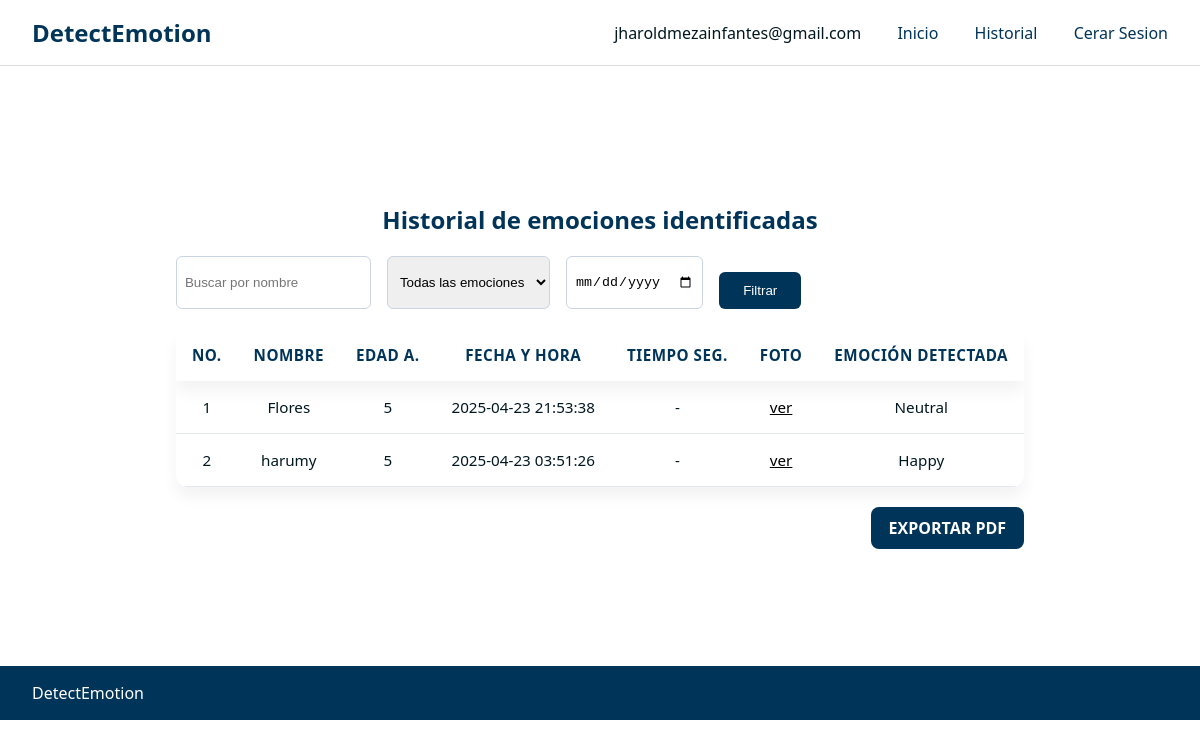
The app's page /historial (signed in) with its own data.
### tables this page shows
CREATE TABLE registros (
    id INTEGER PRIMARY KEY AUTOINCREMENT,
    nombre TEXT NOT NULL,
    edad INTEGER,
    fecha TEXT NOT NULL,
    hora TEXT NOT NULL,
    emocion TEXT NOT NULL,
    imagen_path TEXT NOT NULL,
    usuario_id INTEGER NOT NULL, tiempo_procesamiento REAL,
    FOREIGN KEY (usuario_id) REFERENCES usuarios(id)
);

### app.py (the view)
@app.route("/historial")
def historial():
    if 'usuario_id' not in session:
        return redirect('/login')
    nombre = request.args.get('nombre', '').strip()
    emocion = request.args.get('emocion', '').strip().lower()
    fecha = request.args.get('fecha', '').strip()
    query = '''
    SELECT nombre, edad, fecha, hora, emocion, imagen_path, tiempo_procesamiento
    FROM registros
    WHERE usuario_id = ?
    '''
    params = [session['usuario_id']]
    if nombre:
        query += " AND nombre LIKE ?"
        params.append(f"%{nombre}%")
    if emocion:
        query += " AND lower(emocion) = ?"
        params.append(emocion)
    if fecha:
        query += " AND fecha = ?"
        params.append(fecha)
    query += " ORDER BY fecha DESC, hora DESC"
    conn = sqlite3.connect('data/emociones.db')
    cursor = conn.cursor()
    cursor.execute(query, params)
    datos = cursor.fetchall()
    conn.close()
    historial_data = []
    for idx, fila in enumerate(datos, 1):
        historial_data.append({
            "no": idx,
            "nombre": fila[0],
            "edad": fila[1],
            "fecha": f"{fila[2]} {fila[3]}",
            "emocion": fila[4].capitalize(),
            "foto": fila[5],
            "tiempo": f"{fila[6]:.2f}" if fila[6] else "-"
        })
    return render_template("historial.html", historial=historial_data)

### app.py (called while the page is built)
@app.before_request
def requerir_login():
    rutas_protegidas = ['index', 'predecir', 'historial']
    if request.endpoint in rutas_protegidas and 'usuario_id' not in session:
        return redirect('/login')

### templates/historial.html (shortened to what this page needs)
<!DOCTYPE html>
<html lang="es">
<head>
    <link rel="stylesheet" href="/static/style.css">
</head>
<body>
    <header>
        <div class="logo">DetectEmotion</div>
        <nav>
            <span class="user-email">{{ session.get('email') }}</span>
            <a href="/">Inicio</a>
            <a href="/historial">Historial</a>
            <a href="/login">Cerar Sesion</a>
        </nav>
    </header>
    <main>
        <div class="titulo">
            <h2>Historial de emociones identificadas</h2>
        </div>
        <div class="container">
            <form method="GET" action="/historial" class="filtro-form">
                <input type="text" name="nombre" placeholder="Buscar por nombre" value="{{ request.args.get('nombre', '') }}">
                <select name="emocion">
                    <option value="">Todas las emociones</option>
                </select>
                <input type="date" name="fecha" value="{{ request.args.get('fecha', '') }}">
                <button type="submit" class="submit-btn">Filtrar</button>
            </form>
            <table>
                <thead>
                    <tr>
                        <th>NO.</th>
                        <th>Nombre</th>
                        <th>Edad A.</th>
                        <th>Fecha y Hora</th>
                        <th>Tiempo Seg.</th>
                        <th>Foto</th>
                        <th>Emoción detectada</th>
                    </tr>
                </thead>
                <tbody>
                    {% for item in historial %}
                    <tr>
                        <td>{{ item.no }}</td>
                        <td>{{ item.nombre }}</td>
                        <td>{{ item.edad }}</td>
                        <td>{{ item.fecha }}</td>
                        <td>{{ item.tiempo }}</td>
                        <td><a href="{{ url_for('static', filename=item.foto.replace('static/', '')) }}" target="_blank">ver</a></td>
                        <td>{{ item.emocion }}</td>
                    </tr>
                    {% endfor %}
                </tbody>
            </table>
            <div class="alfinal">
                <a href="/exportar_pdf" class="btn-exportar" target="_blank">EXPORTAR PDF</a>
            </div>
        </div>
    </main>
    <footer>
        <span>DetectEmotion</span>
    </footer>
</body>
</html>

### static/style.css (style rules this page uses)
:root { --azul-oscuro: #00171F; --azul-principal: #003459; --celeste: #ADEBFF; --blanco: #ffffff; }
body { margin: 0; font-family: 'Segoe UI', sans-serif; background-color: var(--blanco); color: var(--azul-oscuro); }
.logo { font-size: 1.5rem; font-weight: bold; color: var(--azul-principal); }
nav a { margin-left: 2rem; text-decoration: none; color: var(--azul-principal); font-weight: 500; }
main { display: flex; flex-direction: column; justify-content: center; align-items: center; min-height: 75vh; }
.titulo h2 { text-align: center; margin-bottom: 20px; color: var(--azul-principal); }
.submit-btn { margin-top: 1rem; background-color: var(--azul-principal); color: var(--blanco); border: none; padding: 0.7rem 1.5rem; border-radius: 6px; cursor: pointer; }
footer { background-color: var(--azul-principal); color: var(--blanco); padding: 1rem 2rem; display: flex; justify-content: space-between; }
.filtro-form { display: flex; gap: 1rem; margin-bottom: 20px; flex-wrap: wrap; }
.filtro-form input, .filtro-form select { padding: 8px; border-radius: 6px; border: 1px solid #cbd5e1; }
table { width: 100%; border-collapse: collapse; background-color: #fff; border-radius: 12px; box-shadow: 0 10px 15px rgba(0,0,0,0.05); overflow: hidden; }
thead { background-color: #ffffff; color: #003459; text-align: center; box-shadow: 0 10px 15px rgba(0,0,0,0.05); }
thead th { padding: 1rem; font-size: 0.95rem; text-transform: uppercase; letter-spacing: 0.5px; text-align: center; }
tbody td { padding: 1rem; border-bottom: 1px solid #e2e8f0; font-size: 0.95rem; text-align: center; }
.alfinal { display: flex; justify-content: end; align-items: end; margin-top: 20px; }
.btn-exportar { background-color: #003459; color: white; padding: 10px 18px; border-radius: 8px; text-decoration: none; font-weight: bold; display: inline-block; }

### records on screen
registros: no "1", nombre "Flores", edad "5", fecha "2025-04-23 21:53:38", tiempo "-", emocion "Neutral"
registros: no "2", nombre "harumy", edad "5", fecha "2025-04-23 03:51:26", tiempo "-", emocion "Happy"

### other values on screen
{{ session.get('email') }} "jharoldmezainfantes@gmail.com"
